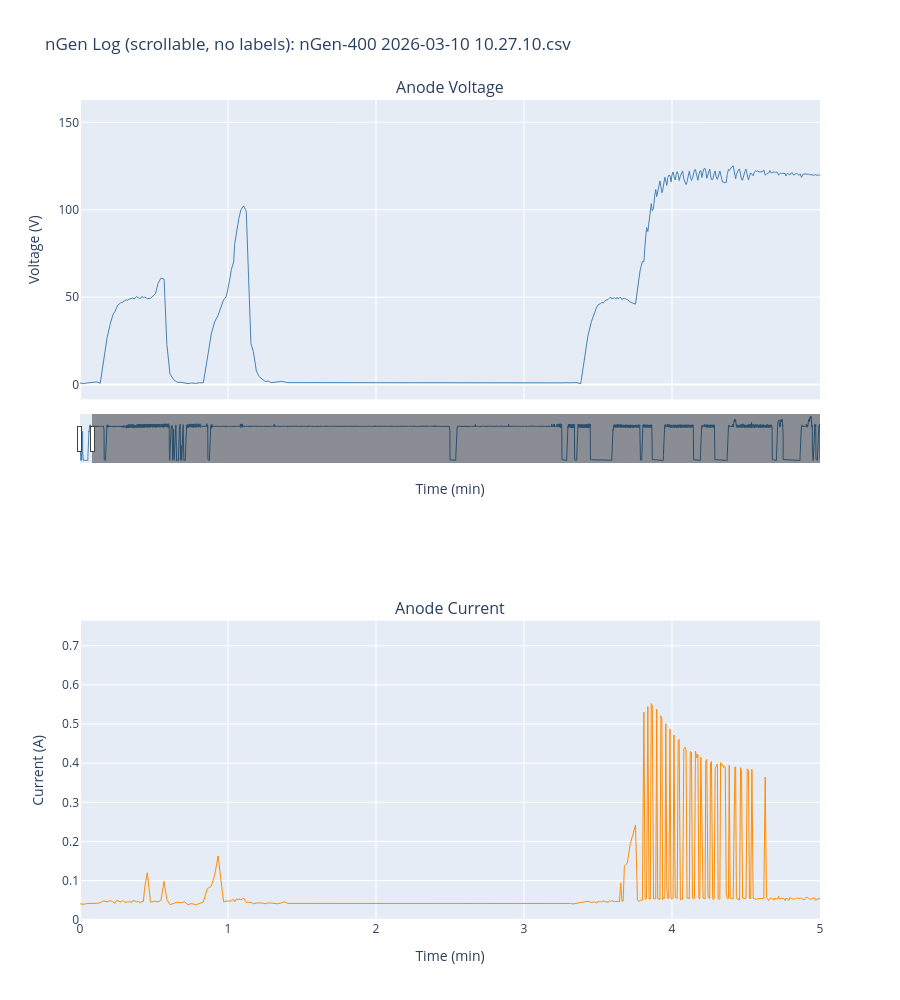

Notebook cell for this chart:
### Code cell
# Scrollable plot — event lines only, no text annotations
fig_clean = make_subplots(
    rows=2, cols=1,
    shared_xaxes=True,
    subplot_titles=('Anode Voltage', 'Anode Current'),
    vertical_spacing=0.27
)

fig_clean.add_trace(
    go.Scatter(x=df['Time (min)'], y=df['Anode Voltage'],
               mode='lines', name='Anode Voltage',
               line=dict(color='steelblue', width=1)),
    row=1, col=1
)
fig_clean.add_trace(
    go.Scatter(x=df['Time (min)'], y=df['Anode Current'],
               mode='lines', name='Anode Current',
               line=dict(color='darkorange', width=1)),
    row=2, col=1
)

fig_clean.update_layout(
    title=f'nGen Log (scrollable, no labels): {os.path.basename(file_dropdown.value)}',
    height=1000,
    xaxis=dict(
        range=[t_min, t_min + window_min],
        rangeslider=dict(visible=True, thickness=0.06),
        title='Time (min)'
    ),
    xaxis2=dict(
        range=[t_min, t_min + window_min],
        title='Time (min)'
    ),
    yaxis=dict(title='Voltage (V)'),
    yaxis2=dict(title='Current (A)'),
    showlegend=False
)

fig_clean.show()

### Figure 1 — Plotly figure (JSON) as saved in the notebook; plotly's stock layout.template omitted (floating-point values rounded to 4 significant figures; data arrays with more than 128 entries replaced by an {"elided": "..."} marker saying what was removed)
{"data": [{"line": {"color": "steelblue", "width": 1}, "mode": "lines", "name": "Anode Voltage", "type": "scatter", "x": {"elided": "36347 float values"}, "xaxis": "x", "y": {"elided": "36347 float values"}, "yaxis": "y"}, {"line": {"color": "darkorange", "width": 1}, "mode": "lines", "name": "Anode Current", "type": "scatter", "x": {"elided": "36347 float values"}, "xaxis": "x2", "y": {"elided": "36347 float values"}, "yaxis": "y2"}], "layout": {"annotations": [{"font": {"size": 16}, "showarrow": false, "text": "Anode Voltage", "x": 0.5, "xanchor": "center", "xref": "paper", "y": 1, "yanchor": "bottom", "yref": "paper"}, {"font": {"size": 16}, "showarrow": false, "text": "Anode Current", "x": 0.5, "xanchor": "center", "xref": "paper", "y": 0.365, "yanchor": "bottom", "yref": "paper"}], "height": 1000, "showlegend": false, "title": {"text": "nGen Log (scrollable, no labels): nGen-400 2026-03-10 10.27.10.csv"}, "xaxis": {"anchor": "y", "domain": [0, 1], "matches": "x2", "range": [0, 5], "rangeslider": {"thickness": 0.06, "visible": true}, "showticklabels": false, "title": {"text": "Time (min)"}}, "xaxis2": {"anchor": "y2", "domain": [0, 1], "range": [0, 5], "title": {"text": "Time (min)"}}, "yaxis": {"anchor": "x", "domain": [0.635, 1], "title": {"text": "Voltage (V)"}}, "yaxis2": {"anchor": "x2", "domain": [0, 0.365], "title": {"text": "Current (A)"}}}}
